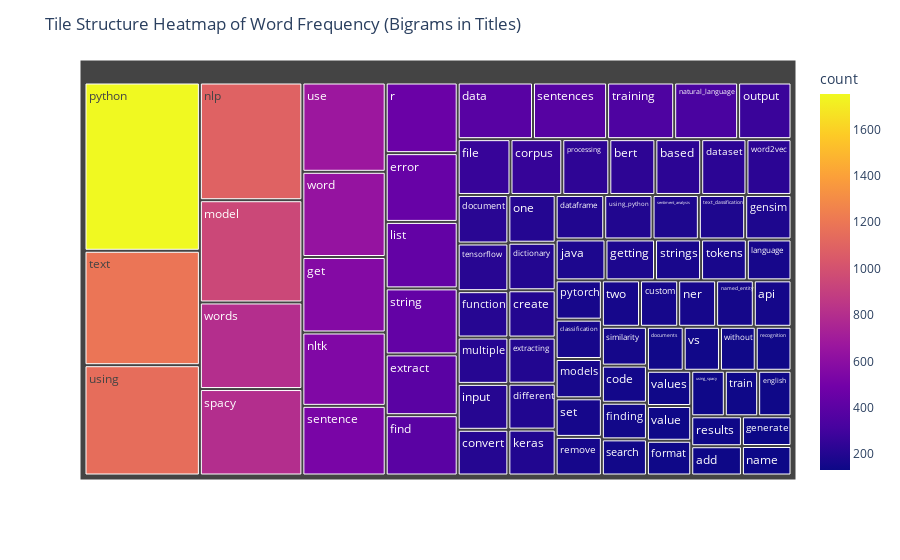

Notebook code for this chart:
### Code cell
# Count words from title_clean_bigram
word_counts_bigram = Counter()

for title in df['title_clean_bigram'].dropna():
    word_counts_bigram.update(title.split())

# Convert to DataFrame
word_freq_df_bigram = pd.DataFrame(word_counts_bigram.items(), columns=['word', 'count'])
word_freq_df_bigram = word_freq_df_bigram.sort_values(by='count', ascending=False).head(80)  # Top 50 phrases

# --- Create Treemap ---
fig = px.treemap(word_freq_df_bigram, 
                 path=['word'], 
                 values='count',
                 color='count',
                 color_continuous_scale='plasma')

fig.update_layout(title='Tile Structure Heatmap of Word Frequency (Bigrams in Titles)')
fig.show()

### Figure 1 — Plotly figure (JSON) as saved in the notebook; plotly's stock layout.template omitted (floating-point values rounded to 4 significant figures)
{"data": [{"branchvalues": "total", "customdata": [[1753.0], [1192.0], [1149.0], [1089.0], [946.0], [801.0], [800.0], [672.0], [641.0], [568.0], [552.0], [524.0], [459.0], [447.0], [432.0], [429.0], [395.0], [392.0], [385.0], [379.0], [343.0], [327.0], [273.0], [266.0], [261.0], [237.0], [232.0], [231.0], [228.0], [227.0], [222.0], [218.0], [212.0], [212.0], [210.0], [209.0], [204.0], [203.0], [202.0], [197.0], [196.0], [196.0], [195.0], [194.0], [186.0], [186.0], [186.0], [184.0], [183.0], [170.0], [169.0], [165.0], [164.0], [164.0], [164.0], [161.0], [161.0], [160.0], [160.0], [159.0], [158.0], [158.0], [158.0], [151.0], [149.0], [147.0], [146.0], [144.0], [142.0], [142.0], [141.0], [139.0], [139.0], [138.0], [137.0], [137.0], [137.0], [134.0], [133.0], [132.0]], "domain": {"x": [0, 1], "y": [0, 1]}, "hovertemplate": "labels=%{label}<br>count_sum=%{value}<br>parent=%{parent}<br>id=%{id}<br>count=%{color}<extra></extra>", "ids": ["python", "text", "using", "nlp", "model", "words", "spacy", "use", "word", "get", "nltk", "sentence", "r", "error", "list", "string", "extract", "find", "data", "sentences", "training", "natural_language", "output", "file", "corpus", "processing", "bert", "based", "dataset", "word2vec", "document", "tensorflow", "function", "multiple", "input", "convert", "one", "dictionary", "create", "extracting", "different", "keras", "dataframe", "using_python", "sentiment_analysis", "text_classification", "gensim", "java", "getting", "strings", "tokens", "language", "pytorch", "classification", "models", "set", "remove", "two", "custom", "ner", "named_entity", "api", "similarity", "code", "finding", "search", "documents", "vs", "without", "recognition", "values", "value", "format", "using_spacy", "train", "english", "results", "add", "generate", "name"], "labels": ["python", "text", "using", "nlp", "model", "words", "spacy", "use", "word", "get", "nltk", "sentence", "r", "error", "list", "string", "extract", "find", "data", "sentences", "training", "natural_language", "output", "file", "corpus", "processing", "bert", "based", "dataset", "word2vec", "document", "tensorflow", "function", "multiple", "input", "convert", "one", "dictionary", "create", "extracting", "different", "keras", "dataframe", "using_python", "sentiment_analysis", "text_classification", "gensim", "java", "getting", "strings", "tokens", "language", "pytorch", "classification", "models", "set", "remove", "two", "custom", "ner", "named_entity", "api", "similarity", "code", "finding", "search", "documents", "vs", "without", "recognition", "values", "value", "format", "using_spacy", "train", "english", "results", "add", "generate", "name"], "marker": {"coloraxis": "coloraxis", "colors": [1753.0, 1192.0, 1149.0, 1089.0, 946.0, 801.0, 800.0, 672.0, 641.0, 568.0, 552.0, 524.0, 459.0, 447.0, 432.0, 429.0, 395.0, 392.0, 385.0, 379.0, 343.0, 327.0, 273.0, 266.0, 261.0, 237.0, 232.0, 231.0, 228.0, 227.0, 222.0, 218.0, 212.0, 212.0, 210.0, 209.0, 204.0, 203.0, 202.0, 197.0, 196.0, 196.0, 195.0, 194.0, 186.0, 186.0, 186.0, 184.0, 183.0, 170.0, 169.0, 165.0, 164.0, 164.0, 164.0, 161.0, 161.0, 160.0, 160.0, 159.0, 158.0, 158.0, 158.0, 151.0, 149.0, 147.0, 146.0, 144.0, 142.0, 142.0, 141.0, 139.0, 139.0, 138.0, 137.0, 137.0, 137.0, 134.0, 133.0, 132.0]}, "name": "", "parents": ["", "", "", "", "", "", "", "", "", "", "", "", "", "", "", "", "", "", "", "", "", "", "", "", "", "", "", "", "", "", "", "", "", "", "", "", "", "", "", "", "", "", "", "", "", "", "", "", "", "", "", "", "", "", "", "", "", "", "", "", "", "", "", "", "", "", "", "", "", "", "", "", "", "", "", "", "", "", "", ""], "type": "treemap", "values": [1753.0, 1192.0, 1149.0, 1089.0, 946.0, 801.0, 800.0, 672.0, 641.0, 568.0, 552.0, 524.0, 459.0, 447.0, 432.0, 429.0, 395.0, 392.0, 385.0, 379.0, 343.0, 327.0, 273.0, 266.0, 261.0, 237.0, 232.0, 231.0, 228.0, 227.0, 222.0, 218.0, 212.0, 212.0, 210.0, 209.0, 204.0, 203.0, 202.0, 197.0, 196.0, 196.0, 195.0, 194.0, 186.0, 186.0, 186.0, 184.0, 183.0, 170.0, 169.0, 165.0, 164.0, 164.0, 164.0, 161.0, 161.0, 160.0, 160.0, 159.0, 158.0, 158.0, 158.0, 151.0, 149.0, 147.0, 146.0, 144.0, 142.0, 142.0, 141.0, 139.0, 139.0, 138.0, 137.0, 137.0, 137.0, 134.0, 133.0, 132.0]}], "layout": {"coloraxis": {"colorbar": {"title": {"text": "count"}}, "colorscale": [[0, "#0d0887"], [0.1111, "#46039f"], [0.2222, "#7201a8"], [0.3333, "#9c179e"], [0.4444, "#bd3786"], [0.5556, "#d8576b"], [0.6667, "#ed7953"], [0.7778, "#fb9f3a"], [0.8889, "#fdca26"], [1, "#f0f921"]]}, "legend": {"tracegroupgap": 0}, "margin": {"t": 60}, "title": {"text": "Tile Structure Heatmap of Word Frequency (Bigrams in Titles)"}}}
